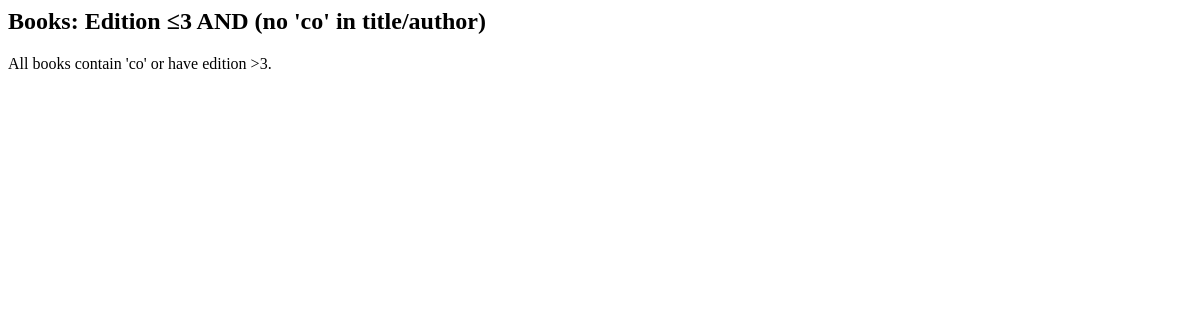
Page /books/lab8/task3/ on the earlier database version.
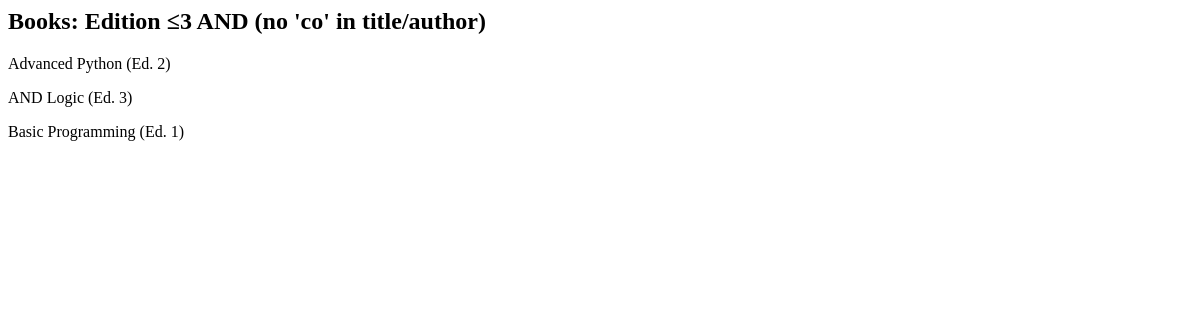
Same page on the later database version.
### apps/bookmodule/models.py (models this page shows)
class Book(models.Model):
    title = models.CharField(max_length = 50)
    author = models.CharField(max_length = 50)
    price = models.FloatField(default = 0.0)
    edition = models.SmallIntegerField(default = 1)

### apps/bookmodule/views.py (the view)
# urls.py: path('lab8/task3/', views.task3, name='lab8-task3'),
def task3(request):
    books = Book.objects.filter(
        ~Q(edition__gt=3) &
        ~(Q(title__icontains='co') | Q(author__icontains='co'))
    )
    return render(request, 'bookmodule/lab8/task3.html', {'books': books})

### apps/templates/bookmodule/lab8/task3.html
<h2>Books: Edition ≤3 AND (no 'co' in title/author)</h2>
{% for book in books %}
    <p>{{ book.title }} (Ed. {{ book.edition }})</p>
{% empty %}
    <p>All books contain 'co' or have edition >3.</p>
{% endfor %}

Differences in the rows shown:
added Book: title "Advanced Python", edition "2"
added Book: title "AND Logic", edition "3"
added Book: title "Basic Programming", edition "1"
Other differences:
text no longer shown: "All books contain 'co' or have edition >3."
